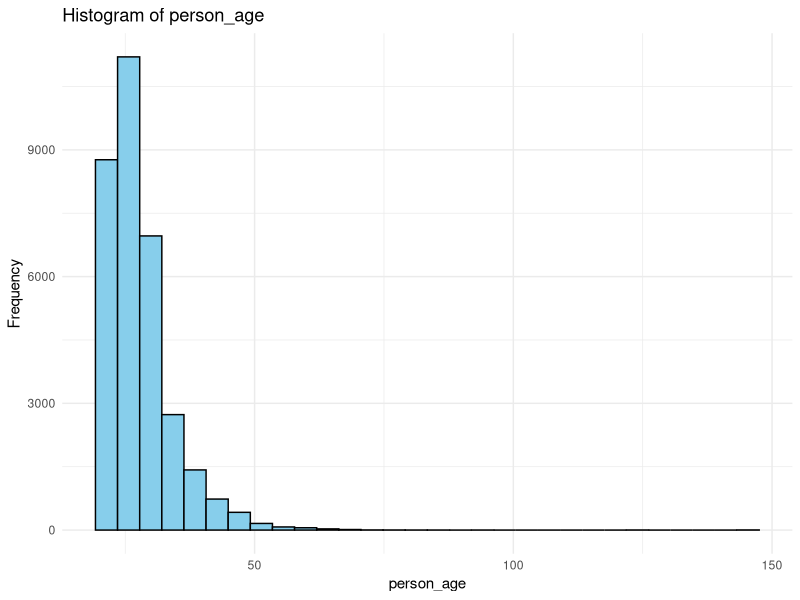
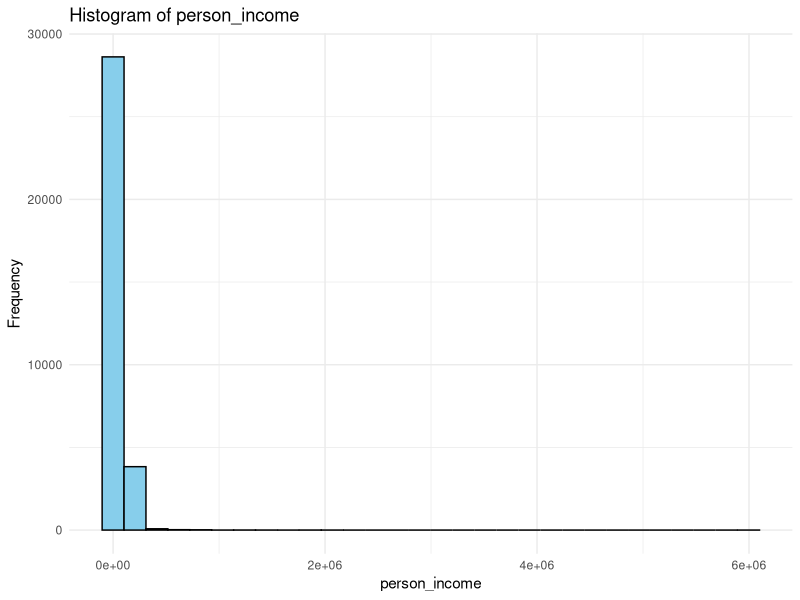
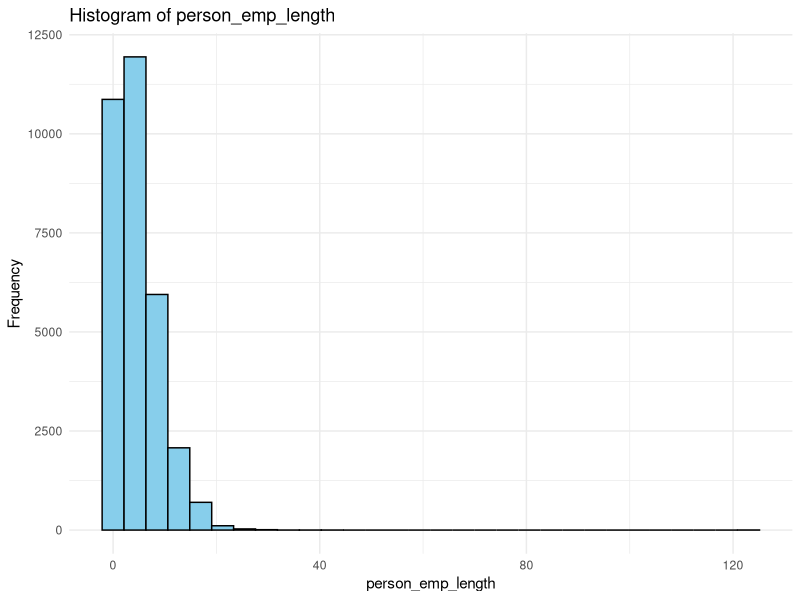
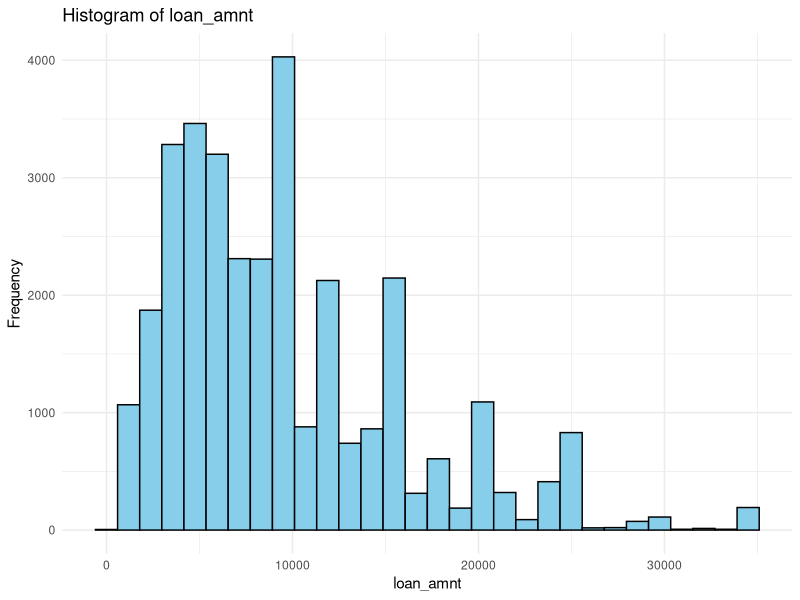
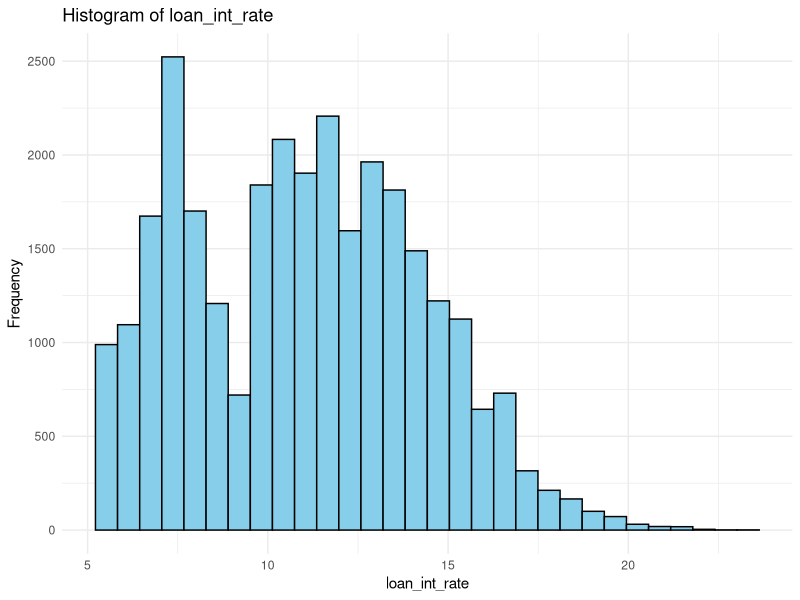
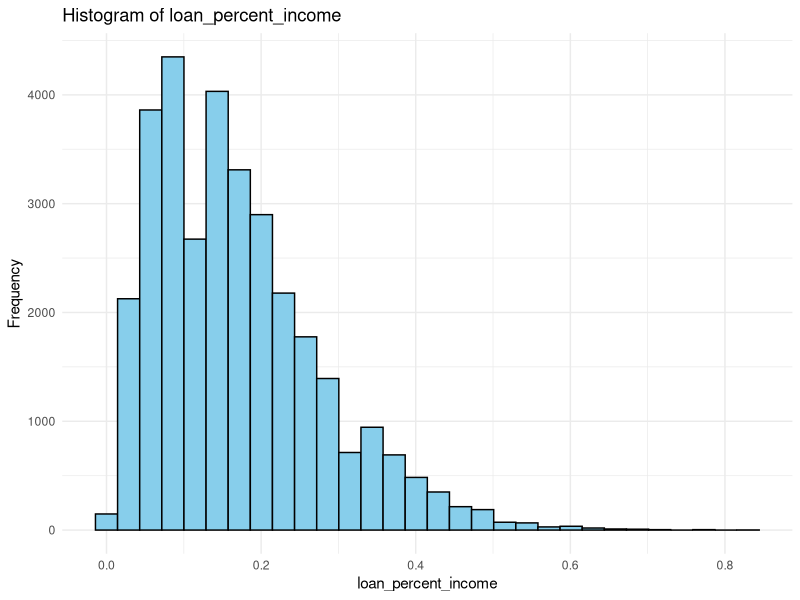
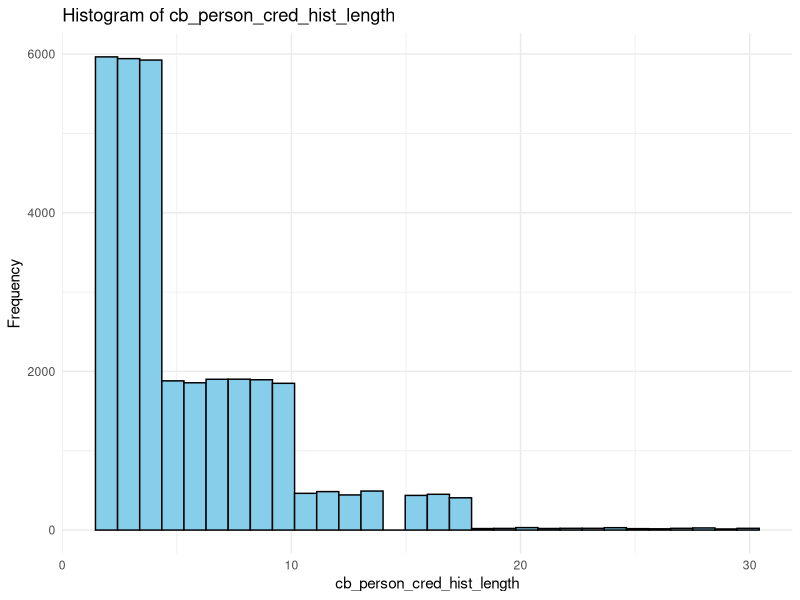
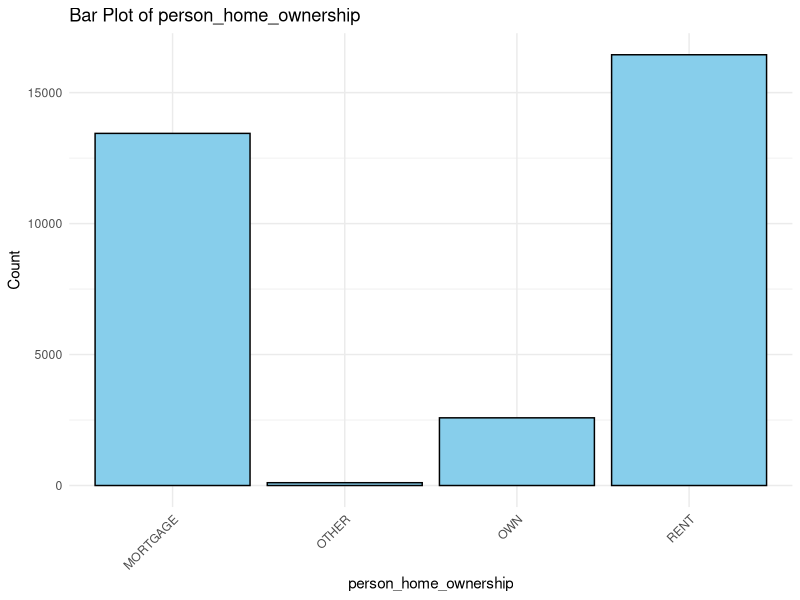

R code for these plots, in order:
# Load dataset
credit_data <- read.csv("data/credit_risk_dataset.csv", colClasses = c(
  person_age = "integer",
  person_income = "integer",
  person_home_ownership = "factor",
  person_emp_length = "numeric",
  loan_intent = "factor",
  loan_amnt = "integer",
  loan_int_rate = "numeric",
  loan_status = "factor",
  loan_percent_income = "numeric",
  cb_person_default_on_file = "factor",
  cb_person_cred_hist_length = "integer"
))

# Display the structure of the dataset
str(credit_data)

# View the first few rows of the dataset
head(credit_data)

# View the dataset in a separate viewer window
View(credit_data)

# Calculate frequency counts for categorical variables
frequency_counts <- lapply(credit_data[, sapply(credit_data, is.factor)], table)

# Calculate percentages for categorical variables
percentage_counts <- lapply(frequency_counts, prop.table)

# Display frequency counts
print("Frequency Counts:")
print(frequency_counts)

# Display percentage counts
print("Percentage Counts:")
print(percentage_counts)

# Custom function to find mode
Mode <- function(x) {
  ux <- unique(x)
  ux[which.max(tabulate(match(x, ux)))]
}

# Calculate measures of central tendency for numeric variables
central_tendency <- sapply(credit_data[, sapply(credit_data, is.numeric)], function(x) c(mean = mean(x), median = median(x), mode = Mode(x)))

# Display measures of central tendency
print("Measures of Central Tendency:")
print(central_tendency)

# Calculate measures of distribution for numeric variables
distribution_measures <- sapply(credit_data[, sapply(credit_data, is.numeric)], function(x) c(range = diff(range(x)), variance = var(x), standard_deviation = sd(x)))

# Display measures of distribution
print("Measures of Distribution:")
print(distribution_measures)

# Calculate correlation coefficients for numeric variables
correlation_matrix <- cor(credit_data[, sapply(credit_data, is.numeric)])

# Display correlation matrix
print("Correlation Matrix:")
print(correlation_matrix)

# Perform ANOVA tests for numeric variables against a categorical variable
anova_results <- lapply(credit_data[, sapply(credit_data, is.numeric)], function(x) {
  aov_result <- aov(x ~ loan_status, data = credit_data)
  return(summary(aov_result))
})

# Display ANOVA results
print("ANOVA Results:")
print(anova_results)

library(ggplot2)

# Univariate plots for numeric variables
numeric_variables <- credit_data[, sapply(credit_data, is.numeric)]
numeric_plots <- lapply(colnames(numeric_variables), function(variable) {
  ggplot(credit_data, aes(x = !!as.name(variable))) +
    geom_histogram(fill = "skyblue", color = "black") +
    labs(title = paste("Histogram of", variable), x = variable, y = "Frequency") +
    theme_minimal()
})

# Univariate plots for categorical variables
categorical_variables <- credit_data[, sapply(credit_data, is.factor)]
categorical_plots <- lapply(colnames(categorical_variables), function(variable) {
  ggplot(credit_data, aes(x = !!as.name(variable))) +
    geom_bar(fill = "skyblue", color = "black") +
    labs(title = paste("Bar Plot of", variable), x = variable, y = "Count") +
    theme_minimal() +
    theme(axis.text.x = element_text(angle = 45, hjust = 1))
})

# Display numeric plots
print("Numeric Variable Plots:")
print(numeric_plots)

# Display categorical plots
print("Categorical Variable Plots:")
print(categorical_plots)

